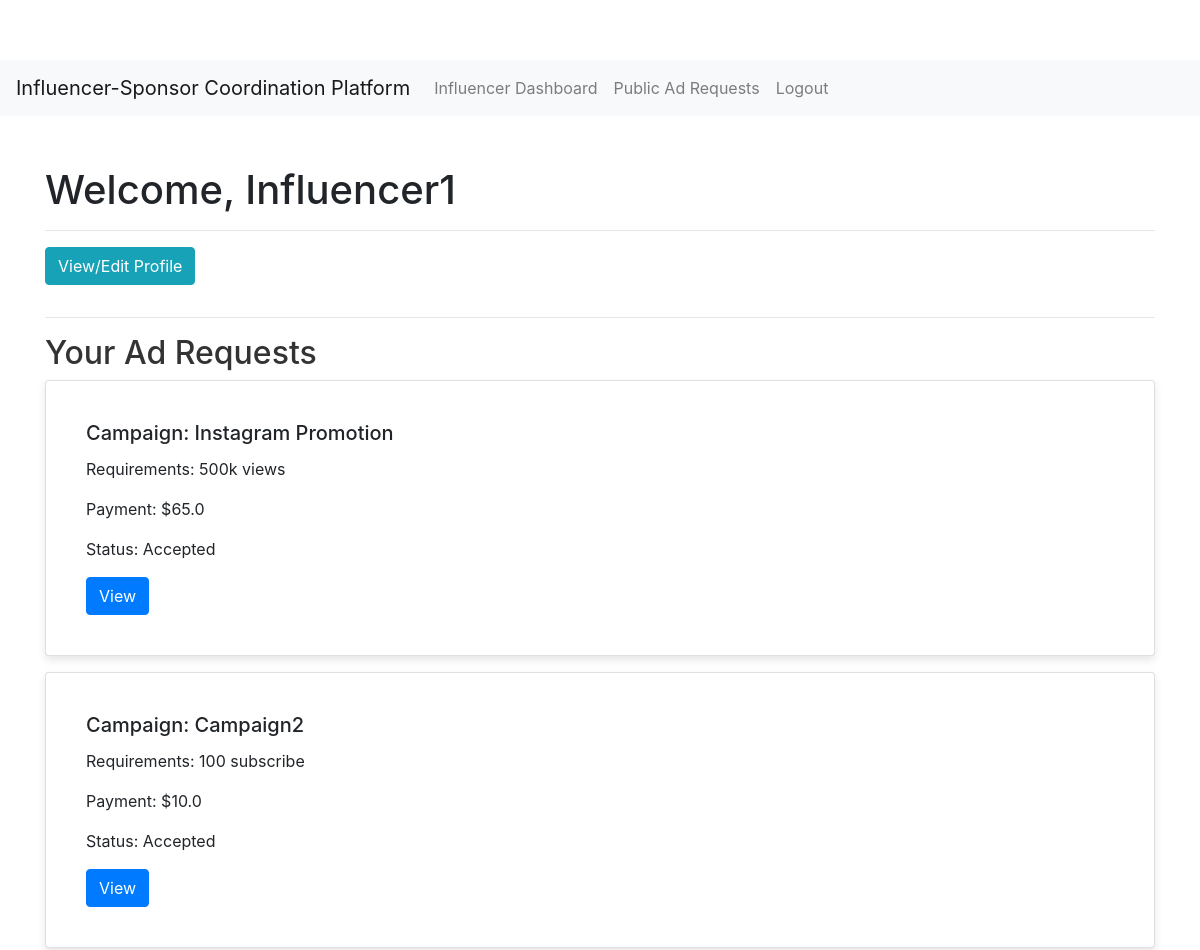
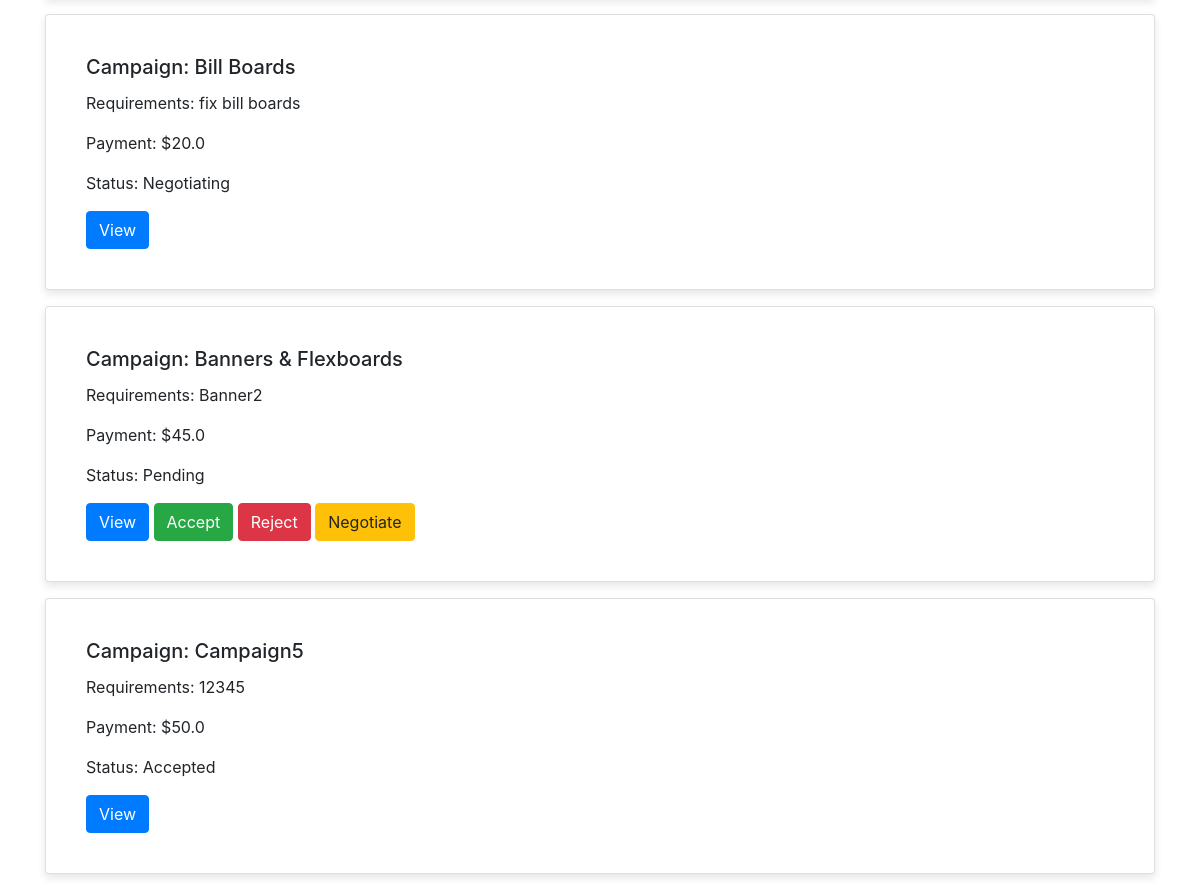
Screenshot of /influencer/dashboard (signed in) with the database file from the repository (2 pictures, top to bottom).
### app/models.py (models this page shows, shortened)
class User(db.Model, UserMixin):
    id = db.Column(db.Integer, primary_key=True)
    username = db.Column(db.String(20), unique=True, nullable=False, index=True)
    email = db.Column(db.String(120), unique=True, nullable=False, index=True)
    password = db.Column(db.String(60), nullable=False)
    role = db.Column(db.String(20), nullable=False)  # 'influencer', 'admin', 'sponsor'
    flagged = db.Column(db.Boolean, default=False)
    influencer_profile = db.relationship('InfluencerProfile', backref='user', uselist=False)

class AdRequest(db.Model):
    id = db.Column(db.Integer, primary_key=True)
    campaign_id = db.Column(db.Integer, db.ForeignKey('campaign.id'), nullable=False)
    influencer_id = db.Column(db.Integer, db.ForeignKey('user.id'), nullable=False)
    messages = db.Column(db.Text, nullable=False)
    requirements = db.Column(db.String(50), nullable=False)
    payment_amount = db.Column(db.Float, nullable=False)
    status = db.Column(db.String(15), nullable=False, default='Pending')  # Set default to 'Pending'
    campaign = db.relationship('Campaign', backref='ad_requests')
    influencer = db.relationship('User', backref='ad_requests')                  # Reverse relationship

class Campaign(db.Model):
    id = db.Column(db.Integer, primary_key=True)
    name = db.Column(db.String(100), nullable=False)
    description = db.Column(db.Text, nullable=False)
    start_date = db.Column(db.DateTime, nullable=False, default=datetime.utcnow)
    end_date = db.Column(db.DateTime, nullable=False)
    budget = db.Column(db.Float, nullable=False)
    visibility = db.Column(db.String(10), nullable=False)  # 'public', 'private'
    goals = db.Column(db.Text, nullable=False)
    sponsor_id = db.Column(db.Integer, db.ForeignKey('user.id'), nullable=False)
    sponsor = db.relationship('User', backref='campaigns')
    flagged = db.Column(db.Boolean, default=False)

### app/views/influencer.py (the view)
@influencer_bp.route('/dashboard')
@login_required
def dashboard():
    ad_requests = AdRequest.query.filter_by(influencer_id=current_user.id).all()
    flagged = current_user.flagged  # Assuming 'flagged' is a column in the User model
    return render_template('influencer/dashboard.html', ad_requests=ad_requests, flagged=flagged)

### app/models.py (called while the page is built)
@login_manager.user_loader
def load_user(user_id):
    return User.query.get(int(user_id))

### app/templates/influencer/dashboard.html (shortened to what this page needs)
{% extends "layout.html" %}
{% block content %}
<h1>Welcome, {{ current_user.username }}</h1>
<hr>
<a href="{{ url_for('influencer.profile') }}" class="btn btn-info mb-3">View/Edit Profile</a>
<hr>
<h2>Your Ad Requests</h2>
{% for ad_request in ad_requests %}
    <div class="card mb-3">
        <div class="card-body">
            <h5 class="card-title">Campaign: {{ ad_request.campaign.name }}</h5>
            <p class="card-text">Requirements: {{ ad_request.requirements }}</p>
            <p class="card-text">Payment: ${{ ad_request.payment_amount }}</p>
            <p class="card-text">Status: {{ ad_request.status }}</p>
            <a href="{{ url_for('influencer.view_ad_request', ad_request_id=ad_request.id) }}" class="btn btn-primary">View</a>
            {% if ad_request.status == 'Pending' %}
                <form action="{{ url_for('influencer.accept_ad_request', ad_request_id=ad_request.id) }}" method="POST" style="display:inline;">
                    <button type="submit" class="btn btn-success">Accept</button>
                </form>
                <form action="{{ url_for('influencer.reject_ad_request', ad_request_id=ad_request.id) }}" method="POST" style="display:inline;">
                    <button type="submit" class="btn btn-danger">Reject</button>
                </form>
                <a href="{{ url_for('influencer.negotiate_ad_request', ad_request_id=ad_request.id) }}" class="btn btn-warning">Negotiate</a>
            {% endif %}
        </div>
    </div>
{% endfor %}
{% endblock %}

### app/static/css/style.css (style rules this page uses)
body { padding-top: 60px; background-color: #f8f9fa; }
.card { border-radius: 8px; box-shadow: 0 4px 8px rgba(0, 0, 0, 0.1); background-color: #ffffff; padding: 20px; }
h2 { font-size: 2rem; font-weight: 500; color: #333; }
.btn { padding: 10px 20px; border-radius: 5px; font-size: 1.1rem; }
.btn-primary { background-color: #007bff; border-color: #007bff; }

### rows the page displays
User: username "Influencer1"
AdRequest: campaign.name "Instagram Promotion", requirements "500k views", payment_amount "65.0", status "Accepted"
AdRequest: campaign.name "Campaign2", requirements "100 subscribe", payment_amount "10.0", status "Accepted"
AdRequest: campaign.name "Bill Boards", requirements "fix bill boards", payment_amount "20.0", status "Negotiating"
AdRequest: campaign.name "Banners & Flexboards", requirements "Banner2", payment_amount "45.0", status "Pending"
AdRequest: campaign.name "Campaign5", requirements "12345", payment_amount "50.0", status "Accepted"
